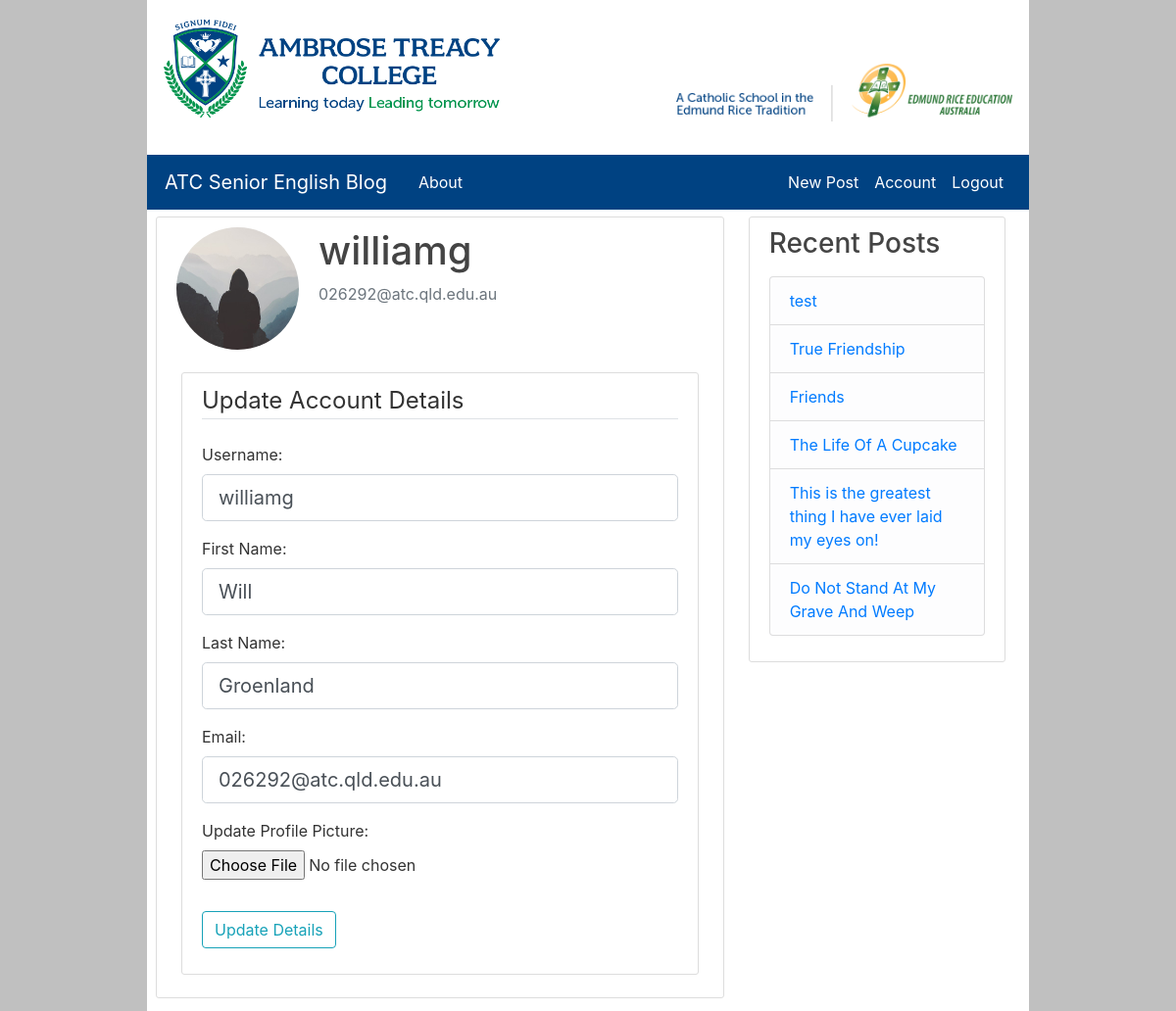
Page /account (signed in) on the committed database.
### flaskBlog/models.py (models this page shows, shortened)
class User(db.Model, UserMixin):
    id = db.Column(db.Integer, primary_key=True)
    username = db.Column(db.String(20), unique=True, nullable=False)
    email = db.Column(db.String(120), unique=True, nullable=False)
    image_file = db.Column(db.String(20), nullable=False, default="default.jpg")
    password = db.Column(db.String(60), nullable=False)
    administrator = db.Column(db.Integer, nullable=True)
    posts = db.relationship("Post", backref="author", lazy=True)
    forename = db.Column(db.String(50), nullable=True)
    surname = db.Column(db.String(50), nullable=True)

class Post(db.Model):
    id = db.Column(db.Integer, primary_key=True)
    title = db.Column(db.String(100), nullable=False)
    date_posted = db.Column(db.DateTime, nullable=False)
    content = db.Column(db.Text, nullable=False)
    user_id = db.Column(db.Integer, db.ForeignKey("user.id"), nullable=True)

### flaskBlog/users/routes.py (the view)
@users.route("/account", methods=["GET", "POST"])
@login_required
def account():
    form = UpdateAccountForm()
    posts = Post.query.all()
    if form.validate_on_submit():
        if form.picture.data:
            picture_file = save_picture(form.picture.data)
            current_user.image_file = picture_file
        current_user.username = str(form.username.data).lower()
        current_user.email = str(form.email.data).lower()
        current_user.forename = form.forename.data
        current_user.surname = form.surname.data
        db.session.commit()
        flash("Your account has been updated!", "success")
        return redirect(url_for("users.account"))
    elif request.method == "GET":
        form.username.data = current_user.username
        form.forename.data = current_user.forename
        form.surname.data = current_user.surname
        form.email.data = current_user.email
    image_file = url_for(
        "static", filename="profile_pics/" + current_user.image_file)
    return render_template("account.html", title="Account", image_file=image_file, form=form, posts=posts)

### flaskBlog/users/forms.py (shortened to what this page needs)
class UpdateAccountForm(FlaskForm):
    username = StringField("Username:", validators=[DataRequired(), Length(min=2, max=20)])
    forename = StringField("First Name:", validators=[Length(max=50)])
    surname = StringField("Last Name:", validators=[Length(max=50)])
    email = StringField("Email:", validators=[DataRequired(), Email()])
    picture = FileField("Update Profile Picture:", validators=[FileAllowed(["jpg", "png"])])
    admin = BooleanField("Administrator:")
    submit = SubmitField("Update Details")

### flaskBlog/models.py (called while the page is built)
@login_manager.user_loader
def load_user(user_id):
    return User.query.get(int(user_id))

### flaskBlog/templates/account.html (shortened to what this page needs)
{% extends 'layout.html' %}
{% block content %}
<div class="content-section">
    <div class="media">
        <img class="rounded-circle account-img" src="{{ image_file }}" alt="userImage">
        <div class="media-body">
            <h2 class="account-heading">{{ current_user.username }}</h2>
            <p class="text-secondary">{{ current_user.email }}</p>
        </div>
    </div>
    <div class="content-section">
        <form method="POST" action="" enctype="multipart/form-data">
            <fieldset class="form-group">
                <legend class="border-bottom mb-4">Update Account Details</legend>
                <div class="form-group">
                    {{ form.username.label(class="form-control-label") }}
                    {% if form.username.errors %}
                    {{ form.username(class="form-control form-control-lg is-invalid") }}
                    <div class="invalid-feedback">
                        {% for error in form.username.errors %}
                        <span>{{ error }}</span>
                        {% endfor %}
                    </div>
                    {% else %}
                    {{ form.username(class="form-control form-control-lg") }}
                    {% endif %}
                </div>
                <div class="form-group">
                    {{ form.forename.label(class="form-control-label") }}
                    {% if form.forename.errors %}
                    {{ form.forename(class="form-control form-control-lg is-invalid") }}
                    <div class="invalid-feedback">
                        {% for error in form.forename.errors %}
                        <span>{{ error }}</span>
                        {% endfor %}
                    </div>
                    {% else %}
                    {{ form.forename(class="form-control form-control-lg") }}
                    {% endif %}
                </div>
                <div class="form-group">
                    {{ form.surname.label(class="form-control-label") }}
                    {% if form.surname.errors %}
                    {{ form.surname(class="form-control form-control-lg is-invalid") }}
                    <div class="invalid-feedback">
                        {% for error in form.surname.errors %}
                        <span>{{ error }}</span>
                        {% endfor %}
                    </div>
                    {% else %}
                    {{ form.surname(class="form-control form-control-lg") }}
                    {% endif %}
                </div>
                <div class="form-group">
                    {{ form.email.label(class="form-control-label") }}
                    {% if form.email.errors %}
                    {{ form.email(class="form-control form-control-lg is-invalid") }}
                    <div class="invalid-feedback">
                        {% for error in form.email.errors %}
                        <span>{{ error }}</span>
                        {% endfor %}
                    </div>
                    {% else %}
                    {{ form.email(class="form-control form-control-lg") }}
                    {% endif %}
                </div>
                <div class="form-group">
                    {{ form.picture.label() }}
                    {{ form.picture(class="form-control-file") }}
                </div>
            </fieldset>
            <div class="form-group">
                {{ form.submit(class="btn btn-outline-info") }}
            </div>
        </form>
    </div>
</div>
{% endblock content %}

### flaskBlog/templates/layout.html (shortened to what this page needs)
<!DOCTYPE html>
<html lang="en">
{% if title == "Administration" %}
{% set bootWidth = 12 %}
{% else %}
{% set bootWidth = 8 %}
{% endif %}
<head>
    <link rel="stylesheet" href="https://maxcdn.bootstrapcdn.com/bootstrap/4.3.1/css/bootstrap.min.css">
    <link rel="stylesheet" type="text/css" href="{{ url_for('static', filename='main.css') }}">
</head>
<body>
    <div class="container">
        <div class="banner">
            <a href="{{ url_for('main.home') }}"><img class="col-md-5 img-fluid float-left" src="\static\ATCLogo.png"
                    alt="Ambrose Treacy College"></a>
            <a href="http://www.erea.edu.au" target="_blank"><img class="col-md-5 img-fluid float-right" id="EREA"
                    src="\static\EREALogo.png" alt="A Catholic School In The Edmund Rice Tradition"></a>
        </div>
    </div>
    <header class="site-header">
        <nav class="navbar navbar-expand-md navbar-dark bg-steel">
            <div class="container">
                <a class="navbar-brand mr-4" href="{{ url_for('main.home') }}">ATC Senior English Blog</a>
                <div class="collapse navbar-collapse" id="navbarToggle">
                    <div class="navbar-nav mr-auto">
                        <a class="nav-item nav-link" href="{{ url_for('main.about') }}">About</a>
                    </div>
                    <div class="navbar-nav">
                        {% if current_user.is_authenticated %}
                        <a class="nav-item nav-link" href="{{ url_for('posts.new_post') }}">New Post</a>
                        <a class="nav-item nav-link" href="{{ url_for('users.account') }}">Account</a>
                        <a class="nav-item nav-link" href="{{ url_for('users.logout') }}">Logout</a>
                        {% else %}
                        <a class="nav-item nav-link" href="{{ url_for('users.login') }}">Login</a>
                        <a class="nav-item nav-link" href="{{ url_for('users.register') }}">Register</a>
                        {% endif %}
                    </div>
                </div>
            </div>
        </nav>
    </header>
    <main role="main" class="container">
        <div class="row container" style="width: auto; margin-right: 0px;">
            <div class="col-md-{{ bootWidth }}" id="main">
                {% block content %}{% endblock %}
            </div>
            {% if title != "Administration" %}
            <div class="col-md-4" id="side">
                <div class="content-section">
                    <h3>Recent Posts</h3>
                    <p class='text-muted'>
                        <ul class="list-group">
                            {% for post in posts[::-1] %}
                            {% if loop.index <= 6 %}
                            <li class="list-group-item list-group-item-light"><a
                                    href="{{ url_for('posts.post', post_id=post.id) }}">{{ post.title }}</a>
                            </li>
                            {% endif %}
                            {% endfor %}
                        </ul>
                    </p>
                </div>
            </div>
            {% endif %}
        </div>
    </main>
</body>
</html>

### flaskBlog/static/main.css (style rules this page uses)
html { width: 75% !important; margin: auto !important; background-color: #c0c0c0 !important; }
.banner { height: 150px; padding-top: 20px; margin-bottom: 8px; background-color: #FFFFFF; }
#EREA { padding-top: 45px; }
#main { padding-right: 0px; }
.container { padding-left: 2px; padding-right: 2px; }
body { background: #ffffff; color: #333333; }
h1, h2, h3, h4, h5, h6 { color: #444444; }
.bg-steel { background-color: #004282; }
.site-header .navbar-nav .nav-link { color: #fff; }
.content-section { background: rgb(255, 255, 255); padding: 10px 20px; border: 1px solid #dddddd; border-radius: 3px; margin-top: 7px; margin-bottom: 13px; margin-left: 5px; margin-right: 5px; }
.account-img { height: 125px; width: 125px; margin-right: 20px; margin-bottom: 16px; }
.account-heading { font-size: 2.5rem; }

### rows in the picture
User: username "williamg", email "026292@atc.qld.edu.au", forename "Will", surname "Groenland"
Post: title "test"
Post: title "True Friendship"
Post: title "Friends"
Post: title "The Life Of A Cupcake"
Post: title "This is the greatest thing I have ever laid my eyes on!"
Post: title "Do Not Stand At My Grave And Weep"
